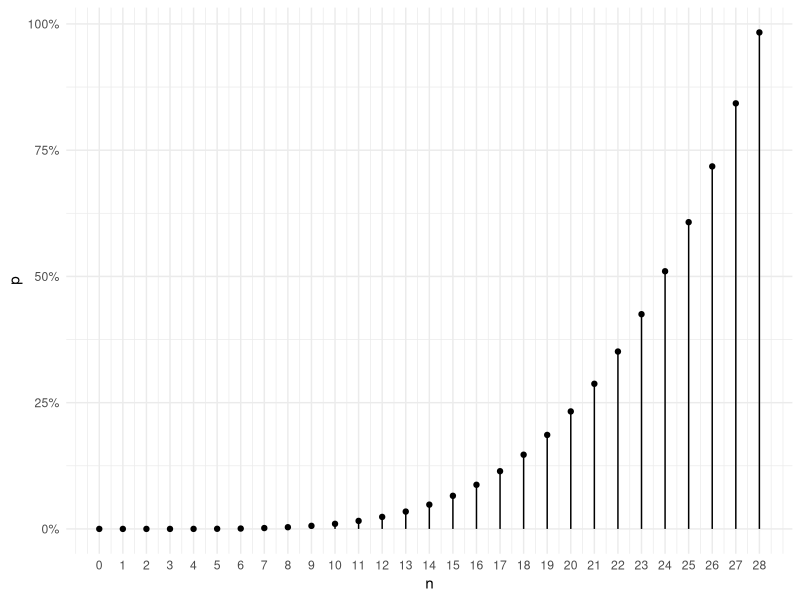
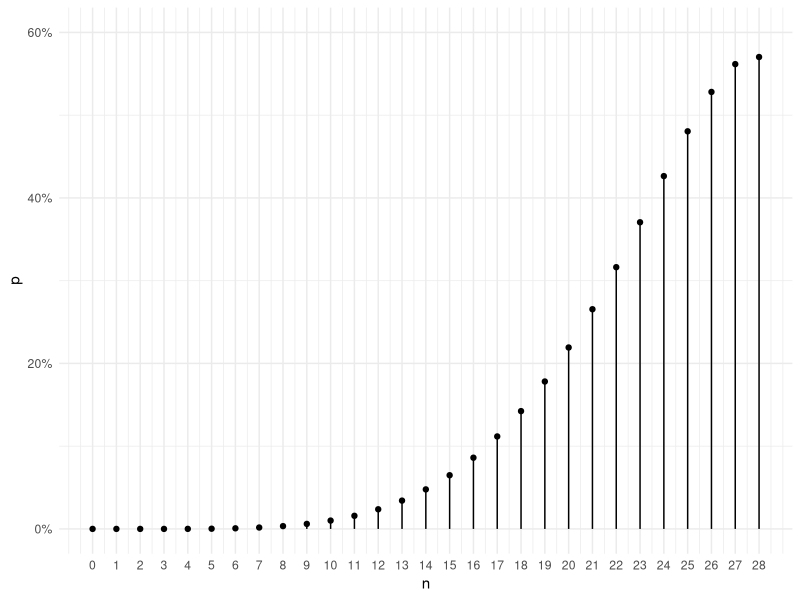
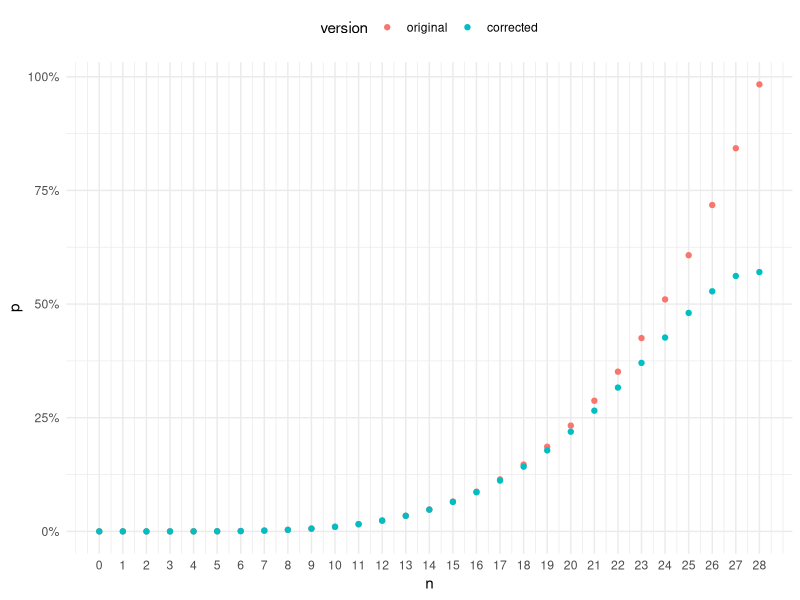
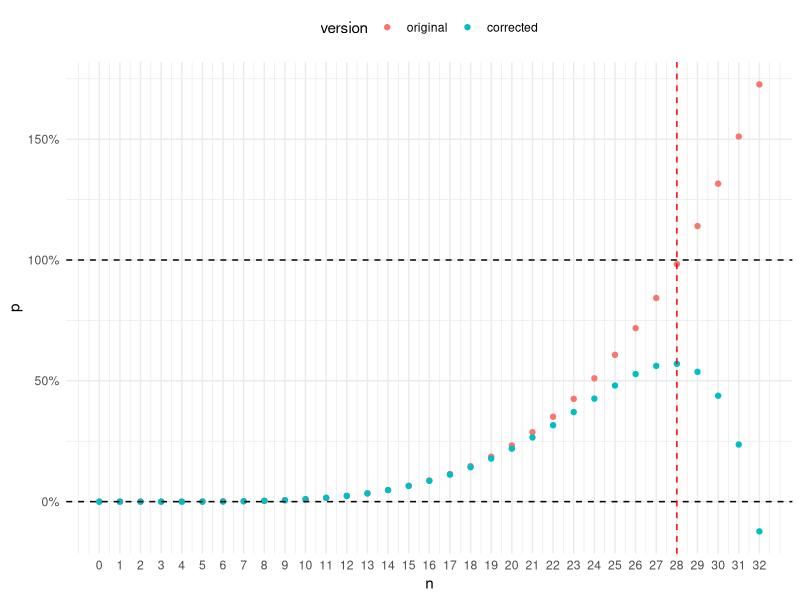

These charts were generated, in order, by the following R code: (Note: a time limit stopped this script after it produced the figures.)
## ---- chunk 1
library(tibble)
library(ggplot2)
library(purrr)
library(scales)
library(tidyr)
library(dplyr)
library(parallel)
library(xfun)
theme_set(theme_minimal())
## ---- chunk 2
prob1 <- function(n) {
  choose(13, 1) * choose(48, n-4) / choose(52, n)
}
df1 <- tibble(
  n = 0:52,
  p = map_dbl(n, prob1)
)
df1 %>% 
  filter(n <= 28) %>%
  ggplot(aes(x = n, y = p)) +
    geom_point() +
    geom_linerange(aes(ymin = 0, ymax = p)) +
    scale_x_continuous(breaks = seq(0, 28, 1)) +
    scale_y_continuous(label = percent)
## ---- chunk 3
prob2 <- function(n) {
  start = choose(13, 1) * choose(48, n-4)
  correction = sum(
    map_dbl(seq(2, 13, 1), ~(.x - 1) * choose(13, .x) * choose(52-4*.x, n-4*.x))
  )
  (start - correction) / choose(52, n)
}
df2 <- tibble(
  n = 0:52,
  p = map_dbl(n, prob2)
)
df2 %>%
  filter(n <= 28) %>%
  ggplot(aes(x = n, y = p)) +
    geom_point() +
    geom_linerange(aes(ymin = 0, ymax = p)) +
    scale_x_continuous(breaks = seq(0, 28, 1)) +
    scale_y_continuous(label = percent, limits = c(0, 0.6))
## ---- chunk 4
df1n2 <- bind_rows(
  mutate(df1, version = "original"),
  mutate(df2, version = "corrected")
) %>%
  mutate(version = factor(version, levels = c("original", "corrected")))
df1n2 %>%
  filter(n <= 28) %>%
  ggplot(aes(x = n, y = p)) +
    geom_point(aes(color = version)) +
    scale_x_continuous(breaks = seq(0, 28, 1)) +
    scale_y_continuous(label = percent) +
    theme(legend.position = "top")
## ---- chunk 5
df1n2 %>%
  filter(n <= 32) %>%
  ggplot(aes(x = n, y = p)) +
    geom_point(aes(color = version)) +
    geom_hline(yintercept = 0, linetype = "dashed") +
    geom_hline(yintercept = 1, linetype = "dashed") +
    geom_vline(xintercept = 28, color = "red", linetype = "dashed") +
    scale_x_continuous(breaks = seq(0, 32, 1)) +
    scale_y_continuous(label = percent) +
    theme(legend.position = "top")
## ---- chunk 6
# create a standard deck
create_a_deck <- function(randomize = TRUE) {
  ranks <- c(
    "ace" = 1L,
    "2" = 2L,
    "3" = 3L,
    "4" = 4L,
    "5" = 5L,
    "6" = 6L,
    "7" = 7L,
    "8" = 8L,
    "9" = 9L,
    "10" = 10L,
    "jack" = 11L,
    "queen" = 12L,
    "king" = 13L
  )
  suits <- c("club", "diamond", "spade", "heart")
  R <- length(ranks)
  S <- length(suits)
  D <- R*S
  deck <- vector(mode = "list", length = D)
  for (i in seq_along(suits)) {
    for (j in seq_along(ranks)) {
      id <- (i-1) * R + j
      deck[[id]] <- list(
        id = id,
        suit = suits[i],
        rank = ranks[j]
      )
    }
  }
  if (randomize) {
    deck <- deck[sample(1:D, replace = FALSE)]
  }
  return(deck)
}
## ---- chunk 7
# function to draw n cards from a deck d
draw_cards <- function(d, n) {
   d[sample(1:length(d), size = n, replace = FALSE)]
}
# test if a hand of cards had any four-of-a-kind
has_foak <- function(cards) {
  any(table(map_int(cards, pluck, "rank")) >= 4)
}
# draw n cards and test if there are any four-of-a-kind in the hand
one_draw <- function(d, n) {
  cards <- draw_cards(d, n)
  has_foak(cards)
}
## ---- chunk 8
ns <- seq(0, 52, 1)
sim_res <- vector(mode = "list", length = length(ns))
deck <- create_a_deck(randomize = FALSE)
df.sim <- cache_rds({
  set.seed(42)
  for (i in seq_along(ns)) {
    sim_res[[i]]  <- tibble(
      n = ns[i],
      p = mean(
        simplify(
          mclapply(
            1:1e6,
            function(x) { one_draw(d = deck, n = ns[i]) },
            mc.cores = 8
          )
        )
      )
    )
  }
  bind_rows(sim_res)
}, clean = FALSE)
## ---- chunk 9
df.sim %>%
  ggplot(aes(x = n, y = p)) +
    geom_point() +
    geom_linerange(aes(ymin = 0, ymax = p)) +
    scale_x_continuous(breaks = seq(0, 50, 5)) +
    scale_y_continuous(label = percent)
## ---- chunk 10
G <- function(r, k, n) {
  choose(r, k) * choose(4*r-4*k, n-4*k) / choose(4*r, n)
}

F <- function(n, r) {
  if (n <= 3) {
    return(0)
  }
  res <- vector(mode = "numeric", length = r)
  for (i in seq(r)) {
    res[i] <- G(r, i, n) * (1 - F(n-4*i, r-i))
  }
  sum(res)
}
## ---- chunk 11
df.sim %>%
  rename(p.sim = p) %>%
  mutate(p.formula = map_dbl(n, ~F(.x, r = 13))) %>%
  pivot_longer(p.sim:p.formula, names_to = "type", values_to = "probability") %>%
  ggplot(aes(x = n, y = probability)) +
    geom_point(aes(color = type)) +
    scale_x_continuous(breaks = seq(0, 50, 5)) +
    scale_y_continuous(label = percent) +
    facet_wrap(~type, ncol = 1) +
    theme(legend.position = "top")
## ---- chunk 12
df3 <- tibble(
  n = 0:28,
  p.original = map_dbl(n, prob1),
  p.corrected = map_dbl(n, prob2),
  p.formula = map_dbl(n, ~F(.x, r = 13))
)
df3 %>%
  pivot_longer(-n, names_to = "type", values_to = "probability") %>%
  ggplot(aes(x = n, y = probability)) +
    geom_point(aes(color = type)) +
    scale_x_continuous(breaks = seq(0, 28, 1)) +
    scale_y_continuous(label = percent) +
    theme(legend.position = "top")
